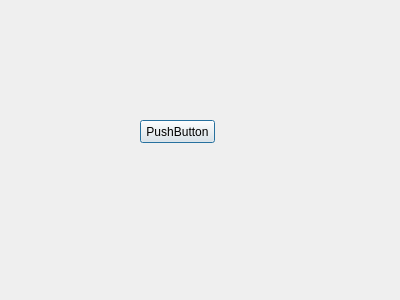
<?xml version="1.0" encoding="UTF-8"?>
<ui version="4.0">
 <class>Teste1Dialog</class>
 <widget class="QDialog" name="Teste1Dialog">
  <property name="geometry">
   <rect>
    <x>0</x>
    <y>0</y>
    <width>400</width>
    <height>300</height>
   </rect>
  </property>
  <property name="windowTitle">
   <string>Dialog</string>
  </property>
  <widget class="QPushButton" name="pushButton">
   <property name="geometry">
    <rect>
     <x>140</x>
     <y>120</y>
     <width>75</width>
     <height>23</height>
    </rect>
   </property>
   <property name="text">
    <string>PushButton</string>
   </property>
  </widget>
 </widget>
 <resources/>
 <connections/>
</ui>
